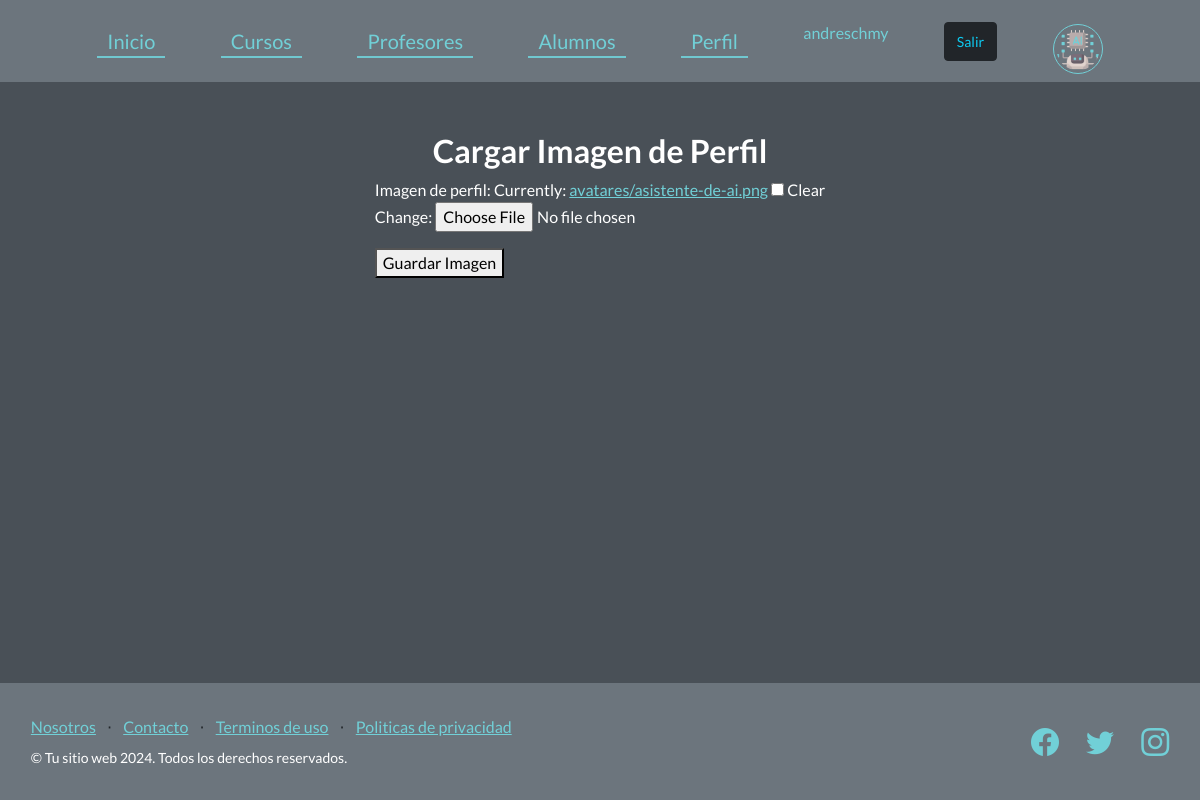
/cargar_imagen/ (signed in), run on an earlier commit of the app's database.
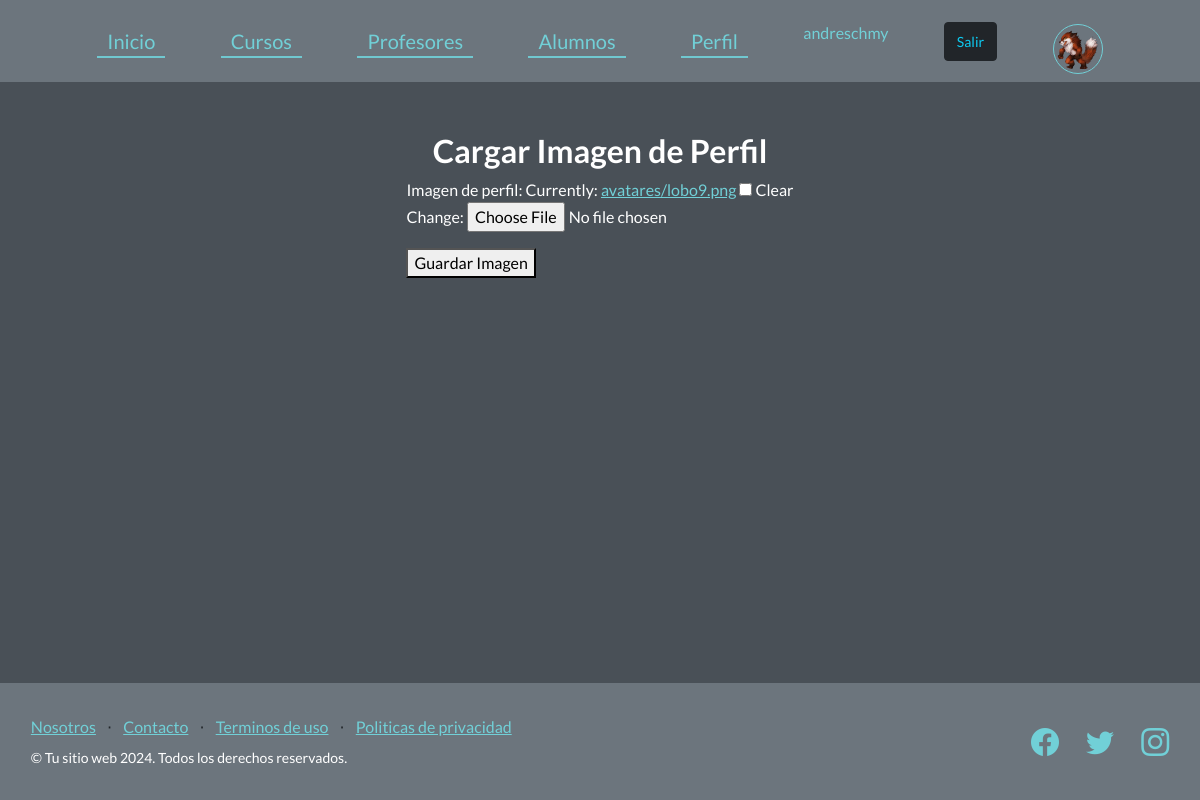
And on a later commit of the database.
### AppCoder/models.py (models this page shows, shortened)
class Avatar(models.Model):
    user = models.ForeignKey(User , on_delete=models.CASCADE)
    imagen_de_perfil = models.ImageField(upload_to="avatares" , null=True , blank=True)

### AppCoder/views.py (the view)
# urls.py: path('cargar_imagen/', views.cargar_imagen, name='cargar_imagen'),
@login_required
def cargar_imagen(request):
    avatares = Avatar.objects.filter(user=request.user)
    if avatares.exists():
        avatar = avatares.first()
    else:
        avatar = Avatar.objects.create(user=request.user)
    if request.method == 'POST':
        form = AvatarForm(request.POST, request.FILES, instance=avatar)
        if form.is_valid():
            form.save()
            return redirect('perfil')
    else:
        form = AvatarForm(instance=avatar)
    return render(request, 'cargar_imagen.html', {'form': form})

### AppCoder/forms.py
class AvatarForm(forms.ModelForm):
    class Meta:
        model = Avatar
        fields = ['imagen_de_perfil']

### AppCoder/context_processors.py (called while the page is built)
def avatar_context(request):
    avatar = None
    if request.user.is_authenticated:
        avatar = Avatar.objects.filter(user=request.user).first()
    return {'avatar': avatar}

### AppCoder/template/cargar_imagen.html (shortened to what this page needs)
{% extends "padre.html" %}
{% load static %}
{% block contenido %}
    <div class="campo letra-formulario margen-lados" >
        <h2>Cargar Imagen de Perfil</h2>
        <form method="post" enctype="multipart/form-data">
            {{ form.as_p }}
            <button type="submit">Guardar Imagen</button>
        </form>
    </div>
{% endblock %}

### AppCoder/template/padre.html (shortened to what this page needs)
<!DOCTYPE html>
<html lang="es">
    <head>
        {% load static %}
        <link href="https://cdn.jsdelivr.net/npm/bootstrap-icons@1.5.0/font/bootstrap-icons.css" rel="stylesheet" type="text/css" />
        <link href="{% static 'AppCoder/css/styles.css' %} " rel="stylesheet" />
    </head>
    <body>
        <nav class="navbar navbar-light bg-secondary static-top ">
            <div class="container">
                <a class="menu_principal" href="{% url 'inicio' %}">Inicio</a>
                    <a class="menu_principal" href="{% url 'ver_cursos' %}">Cursos</a>
                    <a class="menu_principal" href="{% url 'alta_profesores' %}">Profesores</a>
                    <a class="menu_principal" href="{% url 'alta_alumnos' %}">Alumnos</a>
                {% if request.user.is_authenticated %}
                    <a class="menu_principal" href="{% url 'perfil' %}">Perfil</a>
                {% endif %}
                {% if request.user.is_authenticated %}
                    <p class="footer-texto" >{{request.user.username}}</p>
                    <form method="post" action="{% url 'logout' %}">
                        <button class="btn btn-dark text-info btn-sm" type="submit">Salir</button>
                    </form>
                    <div class="campo">
                        {% if avatar.imagen_de_perfil %}
                            <img src="{{ avatar.imagen_de_perfil.url }}" alt="Avatar" style="border: solid 0.5px #71d0d7; border-radius: 50%; " width="50px" height="50px">
                        {% else %}
                            <img src="avatares/icono.png" alt="">
                        {% endif %}
                    </div>
                {% endif %}
            </div>
        </nav>
        {% block contenido %}{% endblock %}
        <footer class="footer bg-secondary ">
            <div class="container">
                <div class="row-footer">
                    <div class="col-lg-6 h-100 text-center text-lg-start my-auto">
                        <ul class="list-inline mb-2">
                            <li class="list-inline-item"><a href="{% url 'Nosotros' %}">Nosotros</a></li>
                            <li class="list-inline-item">⋅</li>
                            <li class="list-inline-item"><a href="#!">Contacto</a></li>
                            <li class="list-inline-item">⋅</li>
                            <li class="list-inline-item"><a href="#!">Terminos de uso</a></li>
                            <li class="list-inline-item">⋅</li>
                            <li class="list-inline-item"><a href="#!">Politicas de privacidad</a></li>
                        </ul>
                        <p class="text-white small mb-4 mb-lg-0">&copy; Tu sitio web 2024. Todos los derechos reservados.</p>
                    </div>
                    <div class="col-lg-6 h-100 text-center text-lg-end my-auto">
                        <ul class="list-inline mb-0">
                            <li class="list-inline-item me-4">
                                <a href="#!"><i class="bi-facebook fs-3"></i></a>
                            </li>
                            <li class="list-inline-item me-4">
                                <a href="#!"><i class="bi-twitter fs-3"></i></a>
                            </li>
                            <li class="list-inline-item">
                                <a href="#!"><i class="bi-instagram fs-3"></i></a>
                            </li>
                        </ul>
                    </div>
                </div>
            </div>
        </footer>
    </body>
</html>

What changed in the data, as far as the page shows it:
changed Avatar: imagen_de_perfil: a different picture
Also different on the page:
text no longer shown: "Imagen de perfil: Currently: avatares/asistente-de-ai.png Clear Change:"
text now shown: "Imagen de perfil: Currently: avatares/lobo9.png Clear Change:"
